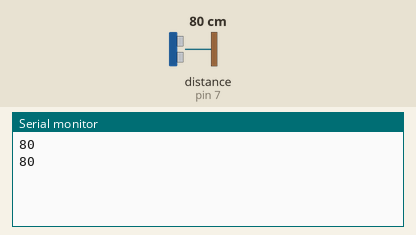
The sketch below on a simulated Arduino Uno, built with avr-gcc and run on an emulated ATmega328P. Parts: the last lines printed to the serial monitor. Wiring (inferred from the names in the program): ultrasonic range finder: trigger pin 8; echo pin 7. Inputs (shaded band) come from the test bench; at power-on: distance to the obstacle (sensor on pin 7) 80 cm. The echo pulse lasts 58.3 µs per cm.

Above: at 1.8 s.
1.9 s: distance to the obstacle (sensor on pin 7) set to 2 cm
At 2.8 s:
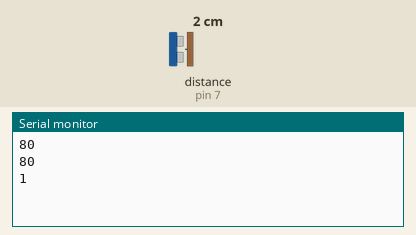
3.4 s: distance to the obstacle (sensor on pin 7) set to 4 cm
At 4.7 s:
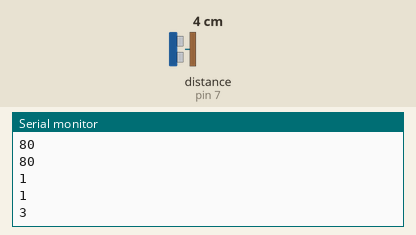
Timing chart, 0 to 6.4 s (numbered marks = the images above; inputs shaded):
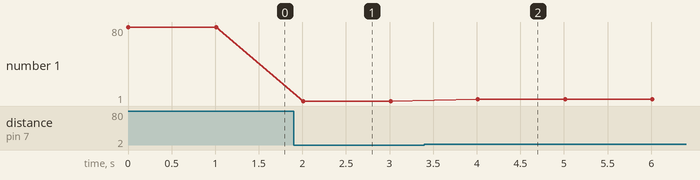

The sketch:

jarak.ino
```cpp
//Inisialisasi Pin
int pTrig = 8;
int pEcho = 7;
long durasi;
int jarak;

void setup() {
  // put your setup code here, to run once:
  Serial.begin(9600);
  pinMode(pTrig, OUTPUT);
  pinMode(pEcho, INPUT);
}

void loop() {
  jarak = trig();
  Serial.println(jarak);
  delay(1000);
}

long trig(){
  digitalWrite(pTrig, LOW);
  delayMicroseconds(2);
  digitalWrite(pTrig, HIGH);
  delayMicroseconds(10);
  digitalWrite(pTrig, LOW);
  durasi = pulseIn(pEcho, HIGH);
  return (durasi / 29) / 2;
}
```

Measured:
- after the input at 1.9 s, the serial monitor: prints a new line after 0.11 s (image 1)
- after the input at 3.4 s, the serial monitor: prints a new line after 0.61 s (image 2)
- plotted number 1: 80 → 1 after the input at 1.9 s, 1 → 3 after the input at 3.4 s
